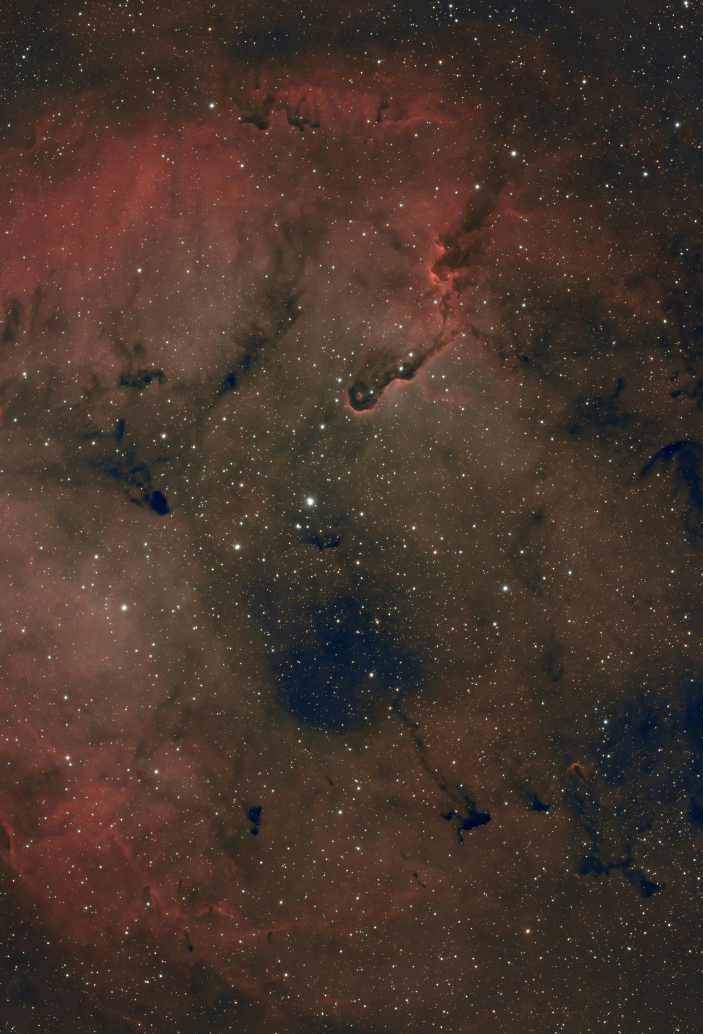
#> input picture Nodito/imagen_prueba.jpg, 4216 x 6204 px (shown at 1/6 size)
$ python objects.py
#> lines starting #> are read from the running program, lines starting #| are printed output that depends on the picture
import base64
import gzip
import io
import os
import xml.etree.ElementTree as ET
from PIL import Image, ImageDraw, ImageEnhance, ImageFilter
import datetime


class LectorXML:
    """
    Clase para leer y mostrar contenido de archivos XML generados por la clase Nodo.
    """

    def __init__(self, archivo_xml):
        """
        Inicializa el lector con un archivo XML.

        Args:
            archivo_xml (str): Ruta del archivo XML a leer
        """
        self.archivo_xml = archivo_xml
        self.tree = None
        self.cargar_xml()

    def cargar_xml(self):
        """Carga el archivo XML."""
        try:
            self.tree = ET.parse(self.archivo_xml)
            print(f"✅ XML cargado: {self.archivo_xml}")
        except ET.ParseError as e:
            print(f"❌ Error al parsear XML: {e}")
        except FileNotFoundError:
            print(f"❌ Archivo no encontrado: {self.archivo_xml}")

    def mostrar_informacion(self):
        """Muestra información completa del XML."""
        if not self.tree:
            print("❌ No hay XML cargado")
            return

        root = self.tree.getroot()
        print(f"\n📄 INFORMACIÓN DEL XML: {self.archivo_xml}")
        print("=" * 50)

        # Información del archivo
        tamaño_archivo = os.path.getsize(self.archivo_xml) / 1024  # KB
        print(f"📏 Tamaño del archivo: {tamaño_archivo:.2f} KB")

        # Información de cada imagen
        for i, imagen in enumerate(root.findall('imagen'), 1):
            print(f"\n🖼️  IMAGEN {i}:")
            print(f"   📋 Formato: {imagen.get('formato', 'No especificado')}")
            print(f"   🔄 Transformaciones: {imagen.get('transformaciones', 'Ninguna')}")
            print(f"   📊 Total transformaciones: {imagen.get('total_transformaciones', '0')}")

            # Información de los datos
            datos_b64 = imagen.text
            if datos_b64:
                tamaño_b64 = len(datos_b64)
                print(f"   💾 Tamaño datos base64: {tamaño_b64:,} caracteres")

                # Calcular tamaño descomprimido aproximado
                try:
                    datos_comprimidos = base64.b64decode(datos_b64)
                    datos_descomprimidos = gzip.decompress(datos_comprimidos)
                    tamaño_original = len(datos_descomprimidos) / 1024
                    ratio_compresion = len(datos_comprimidos) / len(datos_descomprimidos) * 100

                    print(f"   📦 Tamaño comprimido: {len(datos_comprimidos)/1024:.2f} KB")
                    print(f"   📂 Tamaño descomprimido: {tamaño_original:.2f} KB")
                    print(f"   📈 Ratio de compresión: {ratio_compresion:.1f}%")

                except Exception as e:
                    print(f"   ⚠️  Error al analizar datos: {e}")

    def extraer_imagen(self, indice=0, ruta_salida=None):
        """
        Extrae una imagen del XML y la guarda.

        Args:
            indice (int): Índice de la imagen a extraer (0 para la primera)
            ruta_salida (str): Ruta donde guardar la imagen
        """
        if not self.tree:
            print("❌ No hay XML cargado")
            return

        imagenes = self.tree.getroot().findall('imagen')
        if indice >= len(imagenes):
            print(f"❌ Índice {indice} fuera de rango. Hay {len(imagenes)} imagen(es)")
            return

        imagen_elem = imagenes[indice]
        formato = imagen_elem.get('formato', 'PNG')

        if not ruta_salida:
            timestamp = datetime.datetime.now().strftime("%Y%m%d_%H%M%S")
            ruta_salida = f"imagen_extraida_{timestamp}.{formato.lower()}"

        try:
            # Decodificar y descomprimir
            datos_b64 = imagen_elem.text
            datos_comprimidos = base64.b64decode(datos_b64)
            datos_imagen = gzip.decompress(datos_comprimidos)

            # Crear imagen y guardar
            img = Image.open(io.BytesIO(datos_imagen))
            img.save(ruta_salida)

            print(f"✅ Imagen extraída: {ruta_salida}")
            print(f"   📐 Dimensiones: {img.size}")
            print(f"   🎨 Modo: {img.mode}")

        except Exception as e:
            print(f"❌ Error al extraer imagen: {e}")

    def comparar_tamaños(self):
        """Compara tamaños de compresión."""
        if not self.tree:
            return

        print(f"\n📊 ANÁLISIS DE COMPRESIÓN")
        print("=" * 40)

        for i, imagen in enumerate(self.tree.getroot().findall('imagen')):
            datos_b64 = imagen.text
            if datos_b64:
                try:
                    datos_comprimidos = base64.b64decode(datos_b64)
                    datos_descomprimidos = gzip.decompress(datos_comprimidos)

                    tamaño_original = len(datos_descomprimidos)
                    tamaño_comprimido = len(datos_comprimidos)
                    tamaño_b64 = len(datos_b64)

                    print(f"🖼️  Imagen {i+1}:")
                    print(f"   Original: {tamaño_original/1024:.2f} KB")
                    print(f"   Comprimido: {tamaño_comprimido/1024:.2f} KB")
                    print(f"   Base64: {tamaño_b64/1024:.2f} KB")
                    print(f"   Reducción: {(1-tamaño_comprimido/tamaño_original)*100:.1f}%")

                except Exception as e:
                    print(f"❌ Error en imagen {i+1}: {e}")


# Optimización de la clase Nodo original
class NodoOptimizado:
    """
    Versión optimizada de Nodo con mejor compresión y opciones de calidad.
    """

    def __init__(self, imagen_path=None):
        # Misma inicialización que la clase original
        self.imagen_original = None
        self.imagen_procesada = None
        self.transformaciones_aplicadas = []
        self.MAX_TRANSFORMACIONES = 5

        if imagen_path:
            self.cargar_imagen(imagen_path)
        else:
            self._crear_imagen_prueba()

    def cargar_imagen(self, imagen_path):
        """Carga una imagen desde archivo."""
        if os.path.exists(imagen_path):
            self.imagen_original = Image.open(imagen_path)
            self.imagen_procesada = self.imagen_original.copy()
            print(f"✅ Imagen cargada: {imagen_path}")
        else:
            print(f"⚠️ Imagen no encontrada: {imagen_path}. Creando imagen de prueba...")
            self._crear_imagen_prueba()

    def _crear_imagen_prueba(self):
        """Crea una imagen de prueba más pequeña."""
        self.imagen_original = Image.new("RGB", (300, 300), color=(200, 200, 255))
        from PIL import ImageDraw
        draw = ImageDraw.Draw(self.imagen_original)
        draw.rectangle([25, 25, 275, 275], outline=(100, 100, 100), width=2)
        draw.text((100, 140), "Prueba Optimizada", fill=(0, 0, 0))
        self.imagen_procesada = self.imagen_original.copy()
        print("✅ Imagen de prueba optimizada creada")

    def escala_grises(self):
        """Convierte la imagen a escala de grises."""
        if self._puede_aplicar_transformacion():
            self.imagen_procesada = self.imagen_procesada.convert("L")
            self._registrar_transformacion("escala_grises")
        return self

    # [14 lines left out: functions redimensionar, recortar, not called in this run]

    def rotar(self, angle=45):
        """Rota la imagen en el ángulo especificado."""
        if self._puede_aplicar_transformacion():
            # Usar expand=True para no cortar la imagen
            self.imagen_procesada = self.imagen_procesada.rotate(angle, expand=True, fillcolor='white')
            self._registrar_transformacion(f"rotar_{angle}°")
        return self

    # [61 lines left out: functions reflejar, desenfocar, perfilar, ajustar_brillo_contraste, insertar_texto, convertir_formato, not called in this run]

    def _puede_aplicar_transformacion(self):
        if len(self.transformaciones_aplicadas) >= self.MAX_TRANSFORMACIONES:
            print(f"⚠️ Máximo de {self.MAX_TRANSFORMACIONES} transformaciones alcanzado")
            return False
        return True

    def _registrar_transformacion(self, nombre):
        self.transformaciones_aplicadas.append(nombre)
        print(f"✅ Aplicada: {nombre} ({len(self.transformaciones_aplicadas)}/{self.MAX_TRANSFORMACIONES})")

    def convertir_y_comprimir_optimizado(self, formato="JPEG", calidad=85, nivel_compresion=9):
        """
        Versión optimizada de compresión con opciones de calidad.

        Args:
            formato (str): Formato de imagen ("JPEG", "PNG", "WEBP")
            calidad (int): Calidad para JPEG/WEBP (1-95, menor = más compresión)
            nivel_compresion (int): Nivel de compresión gzip (1-9, mayor = más compresión)
        """
        buffer = io.BytesIO()

        # Configurar opciones según formato
        save_options = {}
        if formato.upper() == "JPEG":
            save_options = {"quality": calidad, "optimize": True}
            # Convertir a RGB si es necesario para JPEG
            if self.imagen_procesada.mode in ("RGBA", "LA", "P"):
                img_to_save = self.imagen_procesada.convert("RGB")
            else:
                img_to_save = self.imagen_procesada
        elif formato.upper() == "PNG":
            save_options = {"optimize": True}
            img_to_save = self.imagen_procesada
        elif formato.upper() == "WEBP":
            save_options = {"quality": calidad, "optimize": True}
            img_to_save = self.imagen_procesada
        else:
            img_to_save = self.imagen_procesada

        # Guardar con opciones optimizadas
        img_to_save.save(buffer, format=formato.upper(), **save_options)
        datos = buffer.getvalue()

        # Comprimir con gzip (nivel máximo para XML)
        datos_gzip = gzip.compress(datos, compresslevel=nivel_compresion)
        datos_b64 = base64.b64encode(datos_gzip).decode("utf-8")

        # Mostrar estadísticas de compresión
        print(f"📊 Compresión - Original: {len(datos)/1024:.1f}KB → "
            f"Comprimido: {len(datos_gzip)/1024:.1f}KB → "
            f"Base64: {len(datos_b64)/1024:.1f}KB")

        return datos_b64

    def generar_xml_optimizado(self, archivo_salida="resultado_optimizado.xml",
                                formato_salida="JPEG", calidad=75):
        """Genera XML con compresión optimizada."""
        if not self.imagen_procesada:
            print("❌ No hay imagen para procesar")
            return None

        # Usar método de compresión optimizada
        b64_data = self.convertir_y_comprimir_optimizado(formato_salida, calidad)

        # Crear XML con metadatos adicionales
        root = ET.Element("imagenes")
        nodo = ET.SubElement(root, "imagen", {
            "formato": formato_salida,
            "calidad": str(calidad),
            "transformaciones": ", ".join(self.transformaciones_aplicadas),
            "total_transformaciones": str(len(self.transformaciones_aplicadas)),
            "fecha_generacion": datetime.datetime.now().strftime("%Y-%m-%d %H:%M:%S"),
            "tamaño_original": f"{self.imagen_original.size[0]}x{self.imagen_original.size[1]}" if self.imagen_original else "N/A",
            "tamaño_final": f"{self.imagen_procesada.size[0]}x{self.imagen_procesada.size[1]}"
        })
        nodo.text = b64_data

        # Guardar archivo
        tree = ET.ElementTree(root)
        tree.write(archivo_salida, encoding="utf-8", xml_declaration=True)

        # Mostrar estadísticas del archivo
        tamaño_archivo = os.path.getsize(archivo_salida) / 1024
        print(f"📄 XML optimizado generado: {archivo_salida} ({tamaño_archivo:.1f} KB)")
        return tree


# -------------------------------
# Ejemplos de uso
# -------------------------------

def ejemplo_lector():
    """Ejemplo de uso del lector de XML."""
    print("=== EJEMPLO LECTOR XML ===")

    # Crear un XML de prueba primero
    nodo = NodoOptimizado("imagen_prueba.jpg")
#> in cargar_imagen, self.imagen_original is the input picture: PIL image 4216x6204 RGB; mean R, G, B 70.7, 53, 44.7
    nodo.escala_grises().rotar(30)
#> in escala_grises, `self.imagen_procesada = self.imagen_procesada.convert("L")`:
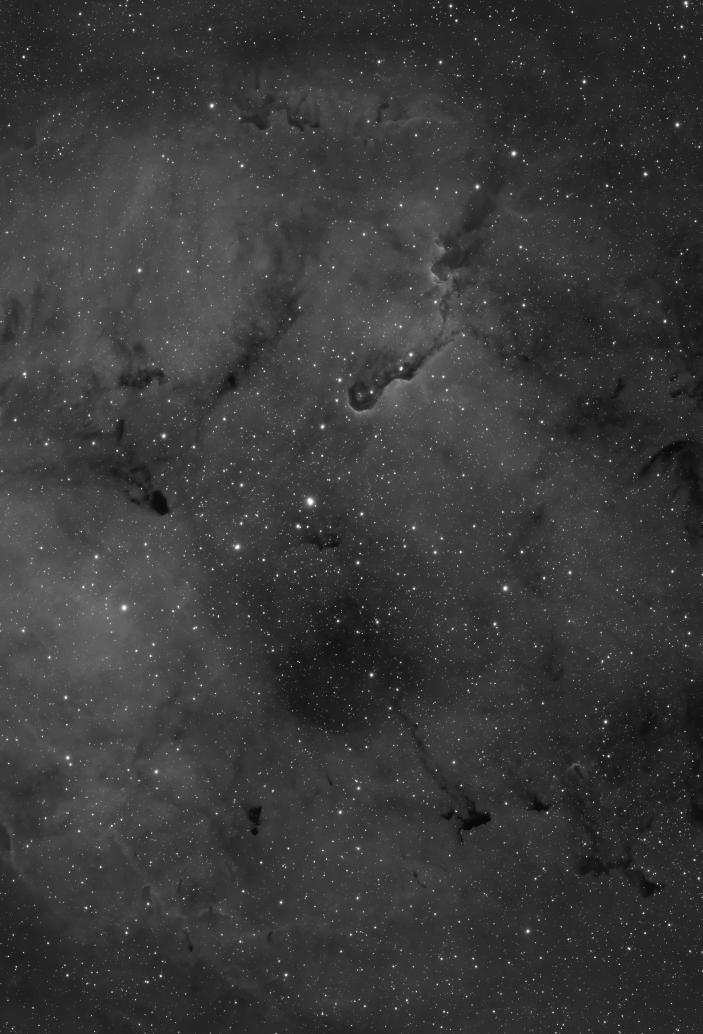
#> self.imagen_procesada: PIL image 4216x6204 L (shown at 1/6 size); min 2, max 255, mean 57.3
#> in rotar, `self.imagen_procesada = self.imagen_procesada.rotate(angle, expand=Tru..`:
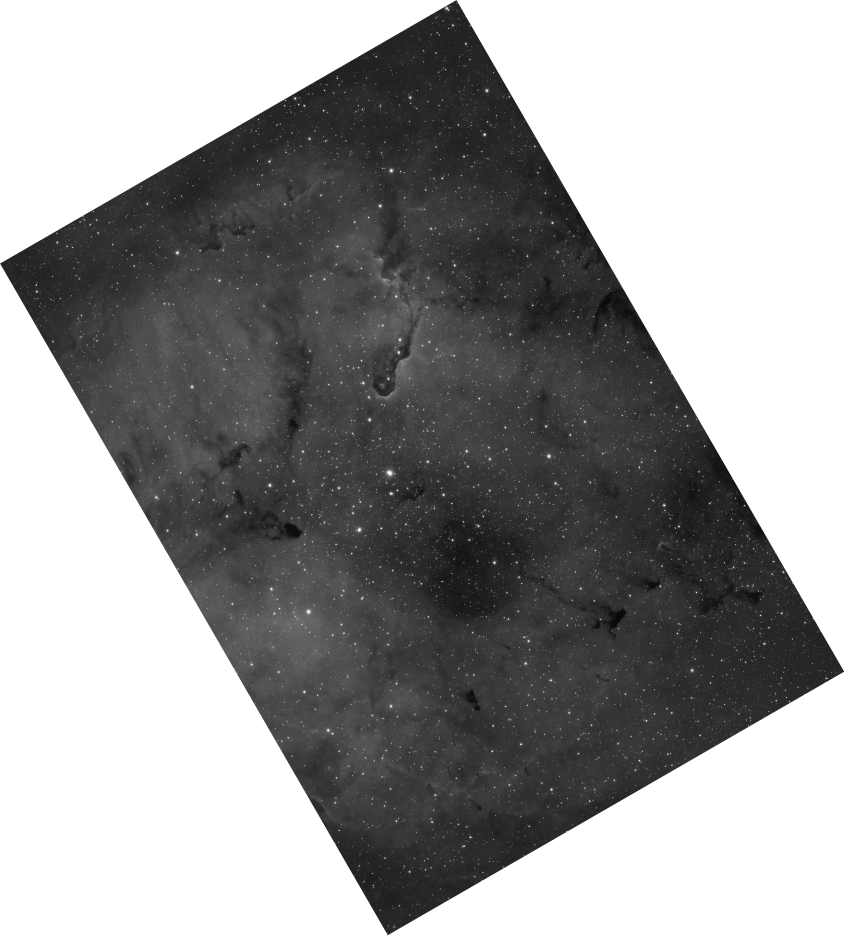
#> self.imagen_procesada: PIL image 6754x7482 L (shown at 1/8 size); min 2, max 255, mean 152.7
    nodo.generar_xml_optimizado("prueba_lectura.xml", formato_salida="JPEG", calidad=30)

    # Leer y mostrar información
    lector = LectorXML("prueba_lectura.xml")
    lector.mostrar_informacion()
    lector.comparar_tamaños()
    lector.extraer_imagen(0, "imagen_recuperada.jpg")
#|    📐 Dimensiones: (6754, 7482)
#|    🎨 Modo: L


def comparar_optimizaciones():
    """Compara diferentes niveles de optimización."""
    print("\n=== COMPARACIÓN DE OPTIMIZACIONES ===")

    nodo = NodoOptimizado()
#> in _crear_imagen_prueba, `self.imagen_original = Image.new("RGB", (300, 300), color=(200, 200, 2..`:
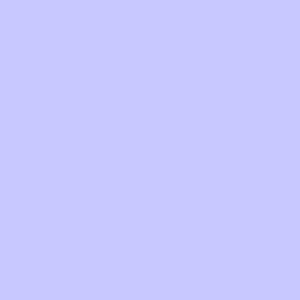
#> self.imagen_original: PIL image 300x300 RGB; mean R, G, B 200, 200, 255
#> in _crear_imagen_prueba, `self.imagen_procesada = self.imagen_original.copy()`:
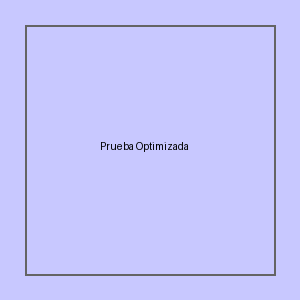
#> self.imagen_procesada: PIL image 300x300 RGB; mean R, G, B 197.3, 197.3, 251
    nodo.escala_grises().rotar(45)
#> in escala_grises (call 2), `self.imagen_procesada = self.imagen_procesada.convert("L")`:
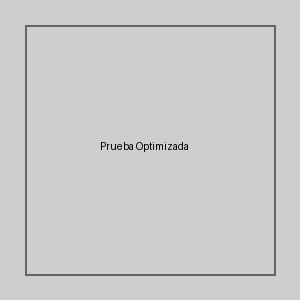
#> self.imagen_procesada: PIL image 300x300 L; min 1, max 206, mean 203.2
#> call 2 of rotar, with angle = 45
#> in rotar (call 2), `self.imagen_procesada = self.imagen_procesada.rotate(angle, expand=Tru..`:
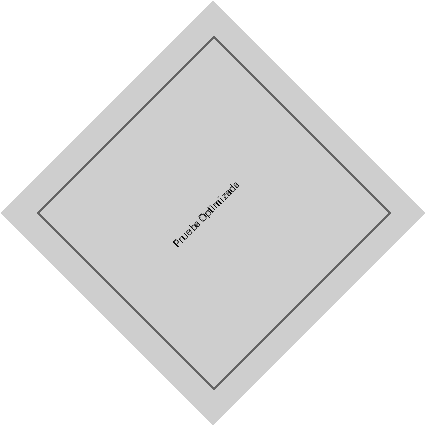
#> self.imagen_procesada: PIL image 426x426 L; min 1, max 255, mean 229.2

    # Generar con diferentes calidades
    formatos = [
        ("JPEG", 95, "alta_calidad.xml"),
        ("JPEG", 75, "media_calidad.xml"),
        ("JPEG", 50, "baja_calidad.xml"),
        ("PNG", 100, "png_optimizado.xml")
    ]

    for formato, calidad, archivo in formatos:
        nodo.generar_xml_optimizado(archivo, formato, calidad)
        tamaño = os.path.getsize(archivo) / 1024
        print(f"📁 {archivo}: {tamaño:.1f} KB")


if __name__ == "__main__":
    ejemplo_lector()
    comparar_optimizaciones()
